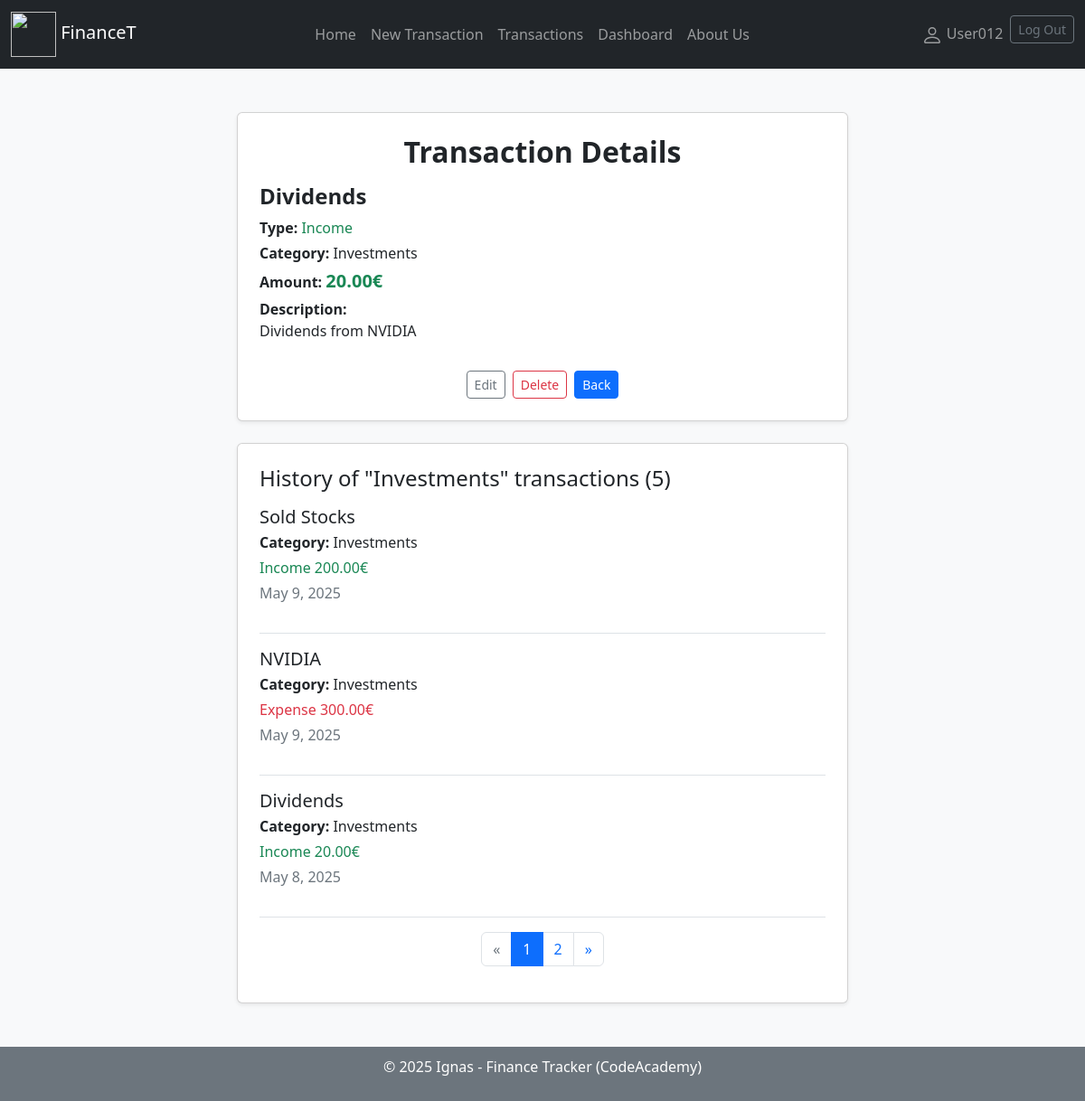
Page /finance/mytransactions/2 (signed in) on the committed database.
### finance_tracker_app/models.py (models this page shows, shortened)
class Transaction(models.Model):
    TYPE_CHOICES = [
        ('i', 'Income'),
        ('e', 'Expense'),
    ]
    amount = models.DecimalField('Amount of money', help_text='Add amount of money', blank=False, null=False,
                                 default=0.0, max_digits=12, decimal_places=2)
    type = models.CharField(max_length=1, choices=TYPE_CHOICES, default='e', help_text='Choose transaction type')
    title = models.CharField(max_length=200, blank=False, help_text='Add transaction title')
    category = models.ForeignKey('Category', on_delete=models.SET_NULL, null=True, blank=False, help_text='Choose transaction category')
    date = models.DateField(help_text='Add transaction date')
    description = HTMLField(blank=True, null=True, help_text='Write transaction description (optional)')
    client = models.ForeignKey(User, on_delete=models.SET_NULL, null=True, blank=True)
    timestamp = models.DateTimeField(auto_now_add=True)
    class Meta:
        verbose_name = 'Transaction'
        verbose_name_plural = 'Transactions'

class Category(models.Model):
    TYPE_CHOICES = [
        ('i', 'Income'),
        ('e', 'Expense'),
        ('b', 'Both'),
    ]
    name = models.CharField('Category Name', max_length=200, help_text='Add category')
    category_type = models.CharField(max_length=1, choices=TYPE_CHOICES, default='b')
    def __str__(self):
        return f'{self.name}'
    class Meta:
        verbose_name = 'Category'
        verbose_name_plural = 'Categories'
        constraints = [
            models.UniqueConstraint(fields=['name', 'category_type'], name='unique_category_type')
        ]

### finance_tracker_app/views.py (the view)
# urls.py: path('mytransactions/<int:pk>', views.TransactionByUserDetailView.as_view(), name='my-transaction'),
class TransactionByUserDetailView(LoginRequiredMixin, DetailView):
    model = Transaction
    template_name = 'user_transaction.html'
    context_object_name = 'transaction'
    def get_context_data(self, **kwargs):
        context = super().get_context_data(**kwargs)
        transaction = self.get_object()
        transactions_qs = Transaction.objects.filter(category=transaction.category, client=self.request.user).order_by(
            '-date')
        paginator = Paginator(transactions_qs, 3)
        page_number = self.request.GET.get('page')
        page_obj = paginator.get_page(page_number)
        context['transaction_set'] = page_obj
        return context

### finance_tracker_app/templates/user_transaction.html
{% extends "base.html" %}
{% block content %}
<div class="container py-5" style="max-width: 700px;">
    <div class="card shadow-sm p-4 mb-4">
        <h2 class="mb-3 fw-bold text-center">Transaction Details</h2>
        <div class="mb-3">
            <h4 class="fw-semibold">{{ transaction.title }}</h4>
            <p class="mb-1">
                <strong>Type:</strong>
                {% if transaction.type == 'i' %}
                <span class="text-success">{{ transaction.get_type_display }}</span>
                {% elif transaction.type == 'e' %}
                <span class="text-danger">{{ transaction.get_type_display }}</span>
                {% else %}
                {{ transaction.get_type_display }}
                {% endif %}
            </p>
            <p class="mb-1"><strong>Category:</strong> {{ transaction.category }}</p>
            <p class="mb-1"><strong>Amount:</strong>
                <span class="{% if transaction.type == 'i' %}text-success{% elif transaction.type == 'e' %}text-danger{% endif %} fs-5 fw-bold">
                    {{ transaction.amount }}€
                </span>
            </p>
            {% if transaction.description %}
            <p><strong>Description:</strong> <br> {{ transaction.description|linebreaksbr|safe }}</p>
            {% endif %}
        </div>
        <div class="d-flex gap-2 justify-content-center">
            <a href="{% url 'my-transaction-update' transaction.id %}" class="btn btn-outline-secondary btn-sm">Edit</a>
            <a href="{% url 'my-transaction-delete' transaction.id %}" class="btn btn-outline-danger btn-sm">Delete</a>
            <a href="{% url 'my-transactions' %}" class="btn btn-primary btn-sm">Back</a>
        </div>
    </div>
    {% if transaction_set %}
    <div class="card shadow-sm p-4">
        <h4 class="mb-3">History of "{{ transaction.category }}" transactions ({{ transaction_set.paginator.count }})</h4>
        {% for tx in transaction_set %}
        <div class="border-bottom pb-3 mb-3">
            <h5 class="mb-1">{{ tx.title }}</h5>
            <p class="mb-1"><strong>Category:</strong> {{ tx.category }}</p>
            <p class="mb-1">
                    <span class="{% if tx.type == 'i' %}text-success{% elif tx.type == 'e' %}text-danger{% endif %}">
                        {{ tx.get_type_display }} {{ tx.amount }}€
                    </span>
            </p>
            <p class="text-muted">{{ tx.date }}</p>
        </div>
        {% endfor %}
        <nav aria-label="Page navigation">
            <ul class="pagination justify-content-center">
                {% if transaction_set.has_previous %}
                <li class="page-item">
                    <a class="page-link" href="?page={{ transaction_set.previous_page_number }}" aria-label="Previous">
                        &laquo;
                    </a>
                </li>
                {% else %}
                <li class="page-item disabled"><span class="page-link">&laquo;</span></li>
                {% endif %}
                {% for num in transaction_set.paginator.page_range %}
                {% if num == transaction_set.number %}
                <li class="page-item active" aria-current="page"><span class="page-link">{{ num }}</span></li>
                {% elif num >= transaction_set.number|add:'-2' and num <= transaction_set.number|add:'2' %}
                <li class="page-item"><a class="page-link" href="?page={{ num }}">{{ num }}</a></li>
                {% endif %}
                {% endfor %}
                {% if transaction_set.has_next %}
                <li class="page-item">
                    <a class="page-link" href="?page={{ transaction_set.next_page_number }}" aria-label="Next">
                        &raquo;
                    </a>
                </li>
                {% else %}
                <li class="page-item disabled"><span class="page-link">&raquo;</span></li>
                {% endif %}
            </ul>
        </nav>
    </div>
    {% endif %}
</div>
{% endblock %}

### finance_tracker_app/templates/base.html (shortened to what this page needs)
<!DOCTYPE html>
<html lang="en">
<head>
    <link rel="stylesheet" href="https://cdn.jsdelivr.net/npm/bootstrap@5.2.3/dist/css/bootstrap.min.css"
>
    {% load static %}
    <link rel="stylesheet" href="{% static 'css/styles.css' %}">
</head>
<body>
<header>
    <nav class="navbar navbar-expand-lg navbar-dark bg-dark">
        <div class="container-fluid">
            <a class="navbar-brand" href="{% url 'index' %}">
                <img src="{% static 'images/web_logo.png' %}" width="50" height="50">
                FinanceT
            </a>
            <ul class="navbar-nav mx-2">
                <li class="nav-item active"><a class="nav-link" href="{% url 'index' %}">Home</a></li>
                {% if user.is_authenticated %}
                <li class="nav-item"><a class="nav-link" href="{% url 'my-transaction-new' %}">New Transaction</a></li>
                <li class="nav-item"><a class="nav-link" href="{% url 'my-transactions' %}">Transactions</a></li>
                <li class="nav-item"><a class="nav-link" href="{% url 'dashboard' %}">Dashboard</a></li>
                {% else %}
                <li class="nav-item active"><a class="nav-link" href="{% url 'login'%}">Transactions</a></li>
                {% endif %}
                <li class="nav-item active"><a class="nav-link" href="{% url 'about' %}">About Us</a></li>
            </ul>
            <ul class="navbar-nav my-2 form-inline">
                {% if user.is_authenticated %}
                <li class="nav-item"><a class="nav-link" href="{% url 'profile' %}">
                    {{ user.get_username }}</a></li>
                <li class="nav-item">
                    <form method="post" action="{% url 'logout' %}">
                        <button class="btn btn-outline-secondary btn-sm" type="submit">Log Out</button>
                    </form>
                </li>
                {% else %}
                <li class="nav-item"><a class="nav-link" href="{% url 'login'%}">Log In</a></li>
                <li class="nav-item"><a class="nav-link" href="{% url 'register'%}">Sign Up</a></li>
                {% endif %}
            </ul>
        </div>
    </nav>
</header>
<main class="content bg-light">
    <div class="mx-2">
        {% block content %}
        {% endblock %}
    </div>
</main>
<footer class="bg-secondary text-white">
    <p>© 2025 Ignas - Finance Tracker (CodeAcademy)</p>
</footer>
</body>
</html>

### finance_tracker_app/static/css/styles.css (style rules this page uses)
html, body { height: 100%; margin: 0; display: flex; flex-direction: column; }
.content { flex: 1; }
footer { padding: 10px; text-align: center; }

### rows in the picture
Transaction: title "Dividends", category "Investments", type "Income", amount "20.00", date "May 8, 2025"
Transaction: title "Sold Stocks", category "Investments", type "Income", amount "200.00", date "May 9, 2025"
Transaction: title "NVIDIA", category "Investments", type "Expense", amount "300.00", date "May 9, 2025"

### other values in the picture
{{ user.get_username }} "User012"
{{ transaction_set.paginator.count }} "5"
{{ num }} "1"
{{ num }} "2"
